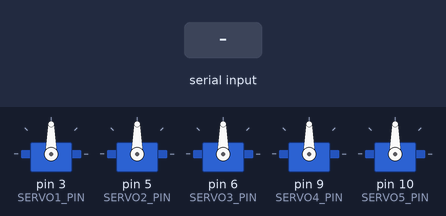
A sketch run on a simulated Arduino Uno, built with avr-gcc and run on an emulated ATmega328P. On the bench: 5 × servo. The test bench sets the inputs (shaded band). What the sketch prints to the serial monitor is not drawn.

Above: at 1.3 s.
1.4 s: "ALLFWD\n" received over Serial
At 4.1 s:
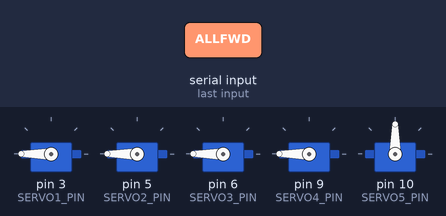
4.4 s: "S5SET:90\n" received over Serial
At 5.6 s:
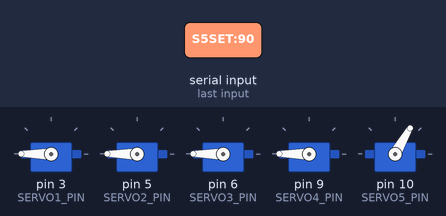
5.9 s: "S5US:90\n" received over Serial
At 6.8 s:
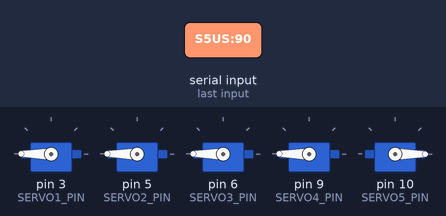
7.4 s: "ALLREV\n" received over Serial
At 7.86 s:
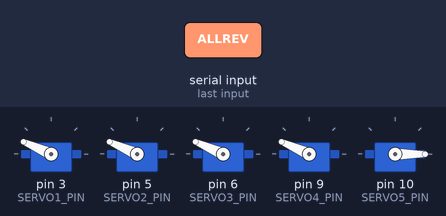
10.4 s: "S5SET:90\n" received over Serial
At 11.9 s:
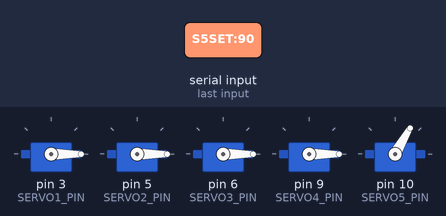
12.2 s: "ALLFWD\n" received over Serial
At 13.28 s:
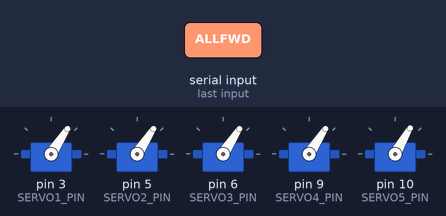
Timing chart, 0 to 16.2 s (numbered marks = the images above; inputs shaded):
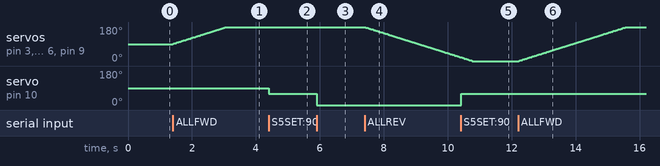

Measured:
- after the input at 1.4 s, servo on pin 3 (SERVO1_PIN), servo on pin 5 (SERVO2_PIN), servo on pin 6 (SERVO3_PIN), servo on pin 9 (SERVO4_PIN): moves from 90° to 180° over 1.7 s, starting at once
- after the input at 4.4 s, servo on pin 10 (SERVO5_PIN): 90° → 60° at once
- after the input at 5.9 s, servo on pin 10 (SERVO5_PIN): 60° → 0° at once
- after the input at 7.4 s, servo on pin 3 (SERVO1_PIN), servo on pin 5 (SERVO2_PIN), servo on pin 6 (SERVO3_PIN), servo on pin 9 (SERVO4_PIN): moves from 180° to 20° over 3.0 s, starting at once
- after the input at 10.4 s, servo on pin 10 (SERVO5_PIN): 0° → 60° at once
- after the input at 12.2 s, servo on pin 3 (SERVO1_PIN), servo on pin 5 (SERVO2_PIN), servo on pin 6 (SERVO3_PIN), servo on pin 9 (SERVO4_PIN): moves from 0° to 180° over 3.4 s, starting at once

The sketch:

jellydrone_arduino.ino
```cpp
#include <Servo.h>
#include <Wire.h>

// ===== Per-servo pulse windows (µs) =====
static int SERVO1_US_MIN = 600,  SERVO1_US_MAX = 2400;
static int SERVO2_US_MIN = 600,  SERVO2_US_MAX = 2400;
static int SERVO3_US_MIN = 600,  SERVO3_US_MAX = 2400;
static int SERVO4_US_MIN = 600,  SERVO4_US_MAX = 2400;
static int SERVO5_US_MIN = 500,  SERVO5_US_MAX = 2500; // Wider for more range

// ===== Servo setup =====
Servo servo1, servo2, servo3, servo4, servo5;
const uint8_t SERVO1_PIN = 3;
const uint8_t SERVO2_PIN = 5;
const uint8_t SERVO3_PIN = 6;
const uint8_t SERVO4_PIN = 9;
const uint8_t SERVO5_PIN = 10;

// Logical angles (0–270)
int pos1 = 135, pos2 = 135, pos3 = 135, pos4 = 135, pos5 = 135;
int target1 = 135, target2 = 135, target3 = 135, target4 = 135, target5 = 135;

bool allForward = false;
bool allReverse = false;

// ===== Independent speeds =====
// Group for servos 1–4
unsigned long lastMoveTime14 = 0;
unsigned long MOVE_INTERVAL_14 = 25;  // ms (was 6)
int           STEP_SIZE_14     = 2;  // deg per tick (was 4)

// Servo 5
unsigned long lastMoveTime5 = 0;
unsigned long MOVE_INTERVAL_5 = 2;   // ms (start same as before; tune as you like)
int           STEP_SIZE_5     = 18;   // deg per tick

// ===== Helpers =====
static inline int clamp(int v, int lo, int hi) { return v < lo ? lo : (v > hi ? hi : v); }

int angleToPulse(int angle, int usMin, int usMax) {
  angle = clamp(angle, 0, 270);
  return map(angle, 0, 270, usMin, usMax);
}

// Step toward a target by a configurable step size
int stepTowardBy(int current, int target, int step) {
  if (current < target) return min(current + step, target);
  if (current > target) return max(current - step, target);
  return current;
}

void attachAll() {
  if (!servo1.attached()) servo1.attach(SERVO1_PIN, SERVO1_US_MIN, SERVO1_US_MAX);
  if (!servo2.attached()) servo2.attach(SERVO2_PIN, SERVO2_US_MIN, SERVO2_US_MAX);
  if (!servo3.attached()) servo3.attach(SERVO3_PIN, SERVO3_US_MIN, SERVO3_US_MAX);
  if (!servo4.attached()) servo4.attach(SERVO4_PIN, SERVO4_US_MIN, SERVO4_US_MAX);
  if (!servo5.attached()) servo5.attach(SERVO5_PIN, SERVO5_US_MIN, SERVO5_US_MAX);
}

void detachAll() {
  if (servo1.attached()) servo1.detach();
  if (servo2.attached()) servo2.detach();
  if (servo3.attached()) servo3.detach();
  if (servo4.attached()) servo4.detach();
  if (servo5.attached()) servo5.detach();
}

void setup() {
  Serial.begin(115200);
  while (!Serial) {}

  // Stabilize signal pins before attaching
  pinMode(SERVO1_PIN, OUTPUT); digitalWrite(SERVO1_PIN, LOW);
  pinMode(SERVO2_PIN, OUTPUT); digitalWrite(SERVO2_PIN, LOW);
  pinMode(SERVO3_PIN, OUTPUT); digitalWrite(SERVO3_PIN, LOW);
  pinMode(SERVO4_PIN, OUTPUT); digitalWrite(SERVO4_PIN, LOW);
  pinMode(SERVO5_PIN, OUTPUT); digitalWrite(SERVO5_PIN, LOW);
  delay(100);

  attachAll();

  // Initialize positions
  servo1.writeMicroseconds(angleToPulse(pos1, SERVO1_US_MIN, SERVO1_US_MAX));
  servo2.writeMicroseconds(angleToPulse(pos2, SERVO2_US_MIN, SERVO2_US_MAX));
  servo3.writeMicroseconds(angleToPulse(pos3, SERVO3_US_MIN, SERVO3_US_MAX));
  servo4.writeMicroseconds(angleToPulse(pos4, SERVO4_US_MIN, SERVO4_US_MAX));
  servo5.writeMicroseconds(angleToPulse(pos5, SERVO5_US_MIN, SERVO5_US_MAX));

  Serial.println("Servo controller ready.");
  Serial.println("Tips:");
  Serial.println("  • SET:a1,a2,a3,a4,a5        (angles 0–270)");
  Serial.println("  • ALLFWD / ALLREV / STOP");
  Serial.println("  • S5SET:angle               (0–270)");
  Serial.println("  • S5US:micros               (direct drive 500–2500 within S5 limits)");
  Serial.println("  • S5LIMIT:min,max           (µs window for #5)");
  Serial.println("  • SPD14:step,interval_ms    (speed for servos 1–4)");
  Serial.println("  • SPD5:step,interval_ms     (speed for servo 5)");
}

void loop() {
  // 1) Handle incoming command
  if (Serial.available()) {
    String line = Serial.readStringUntil('\n');
    line.trim();

    if (line.startsWith("SET:")) {
      int a1, a2, a3, a4, a5;
      if (sscanf(line.c_str() + 4, "%d,%d,%d,%d,%d", &a1, &a2, &a3, &a4, &a5) == 5) {
        attachAll();
        target1 = clamp(a1, 0, 270);
        target2 = clamp(a2, 0, 270);
        target3 = clamp(a3, 0, 270);
        target4 = clamp(a4, 0, 270);
        target5 = clamp(a5, 0, 270);
        allForward = allReverse = false;
      }
    } else if (line == "ALLFWD") {
      allForward = true;  allReverse = false;
    } else if (line == "ALLREV") {
      allForward = false; allReverse = true;
    } else if (line == "STOP") {
      allForward = allReverse = false;
      target1 = pos1; target2 = pos2; target3 = pos3; target4 = pos4; target5 = pos5;
      detachAll();
    }
    // --- Servo 5 specific helpers ---
    else if (line.startsWith("S5SET:")) {
      int a;
      if (sscanf(line.c_str() + 6, "%d", &a) == 1) {
        attachAll();
        target5 = clamp(a, 0, 270);
        allForward = allReverse = false;
        Serial.print("S5 target angle = "); Serial.println(target5);
      }
    } else if (line.startsWith("S5US:")) {
      int us;
      if (sscanf(line.c_str() + 5, "%d", &us) == 1) {
        us = clamp(us, SERVO5_US_MIN, SERVO5_US_MAX);
        if (!servo5.attached()) servo5.attach(SERVO5_PIN, SERVO5_US_MIN, SERVO5_US_MAX);
        servo5.writeMicroseconds(us);
        int a = map(us, SERVO5_US_MIN, SERVO5_US_MAX, 0, 270);
        pos5 = target5 = clamp(a, 0, 270);
        Serial.print("S5 direct µs = "); Serial.println(us);
      }
    } else if (line.startsWith("S5LIMIT:")) {
      int mn, mx;
      if (sscanf(line.c_str() + 8, "%d,%d", &mn, &mx) == 2) {
        mn = clamp(mn, 400, 1200);
        mx = clamp(mx, 1800, 2800);
        if (mx - mn < 600) {
          Serial.println("Rejected: window too narrow.");
        } else {
          SERVO5_US_MIN = mn; SERVO5_US_MAX = mx;
          if (servo5.attached()) servo5.detach();
          servo5.attach(SERVO5_PIN, SERVO5_US_MIN, SERVO5_US_MAX);
          servo5.writeMicroseconds(angleToPulse(pos5, SERVO5_US_MIN, SERVO5_US_MAX));
          Serial.print("S5 limits set to ");
          Serial.print(SERVO5_US_MIN); Serial.print("–"); Serial.println(SERVO5_US_MAX);
        }
      }
    }
    // --- New: runtime speed tuning ---
    else if (line.startsWith("SPD14:")) {
      int step, interval;
      if (sscanf(line.c_str() + 6, "%d,%d", &step, &interval) == 2) {
        STEP_SIZE_14     = clamp(step, 1, 30);
        MOVE_INTERVAL_14 = (unsigned long) clamp(interval, 1, 100);
        Serial.print("Servos 1–4 speed -> step=");
        Serial.print(STEP_SIZE_14);
        Serial.print(", interval(ms)=");
        Serial.println(MOVE_INTERVAL_14);
      }
    } else if (line.startsWith("SPD5:")) {
      int step, interval;
      if (sscanf(line.c_str() + 5, "%d,%d", &step, &interval) == 2) {
        STEP_SIZE_5     = clamp(step, 1, 30);
        MOVE_INTERVAL_5 = (unsigned long) clamp(interval, 1, 100);
        Serial.print("Servo 5 speed -> step=");
        Serial.print(STEP_SIZE_5);
        Serial.print(", interval(ms)=");
        Serial.println(MOVE_INTERVAL_5);
      }
    }
  }

  // 2) Update targets if in ALLFWD or ALLREV (targets only; speed is applied in stepping)
  if (allForward) {
    target1 = clamp(target1 + STEP_SIZE_14, 0, 270);
    target2 = clamp(target2 + STEP_SIZE_14, 0, 270);
    target3 = clamp(target3 + STEP_SIZE_14, 0, 270);
    target4 = clamp(target4 + STEP_SIZE_14, 0, 270);
  } else if (allReverse) {
    target1 = clamp(target1 - STEP_SIZE_14, 0, 270);
    target2 = clamp(target2 - STEP_SIZE_14, 0, 270);
    target3 = clamp(target3 - STEP_SIZE_14, 0, 270);
    target4 = clamp(target4 - STEP_SIZE_14, 0, 270);
  }

  const unsigned long now = millis();

  // 3a) Smooth movement for servos 1–4 (own timer & speed)
  if (now - lastMoveTime14 >= MOVE_INTERVAL_14) {
    pos1 = stepTowardBy(pos1, target1, STEP_SIZE_14);
    pos2 = stepTowardBy(pos2, target2, STEP_SIZE_14);
    pos3 = stepTowardBy(pos3, target3, STEP_SIZE_14);
    pos4 = stepTowardBy(pos4, target4, STEP_SIZE_14);

    if (servo1.attached()) servo1.writeMicroseconds(angleToPulse(pos1, SERVO1_US_MIN, SERVO1_US_MAX));
    if (servo2.attached()) servo2.writeMicroseconds(angleToPulse(pos2, SERVO2_US_MIN, SERVO2_US_MAX));
    if (servo3.attached()) servo3.writeMicroseconds(angleToPulse(pos3, SERVO3_US_MIN, SERVO3_US_MAX));
    if (servo4.attached()) servo4.writeMicroseconds(angleToPulse(pos4, SERVO4_US_MIN, SERVO4_US_MAX));

    lastMoveTime14 = now;
  }

  // 3b) Smooth movement for servo 5 (own timer & speed)
  if (now - lastMoveTime5 >= MOVE_INTERVAL_5) {
    pos5 = stepTowardBy(pos5, target5, STEP_SIZE_5);
    if (servo5.attached()) servo5.writeMicroseconds(angleToPulse(pos5, SERVO5_US_MIN, SERVO5_US_MAX));
    lastMoveTime5 = now;
  }
}
```
